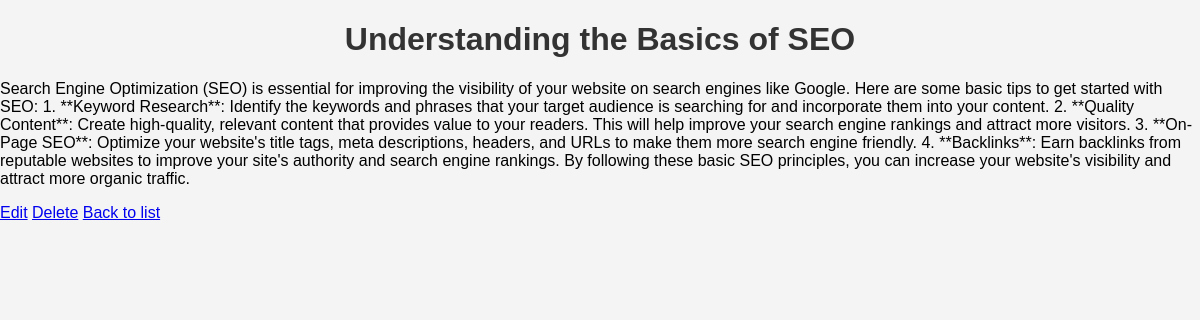
Page /post/6/ on the committed database.
### blog/models.py (models this page shows, shortened)
class Post(models.Model):
    title= models.CharField( max_length=100)
    content = models.TextField()

### blog/views.py (the view)
# urls.py: path('post/<int:pk>/', views.post_detail, name='post_detail'),
def post_detail(request, pk):
    post = get_object_or_404(Post, pk=pk)
    return render(request, './blog/post_detail.html', {'post': post})

### blog/templates/blog/post_detail.html (shortened to what this page needs)
<!DOCTYPE html>
<html>
<head>
    {% load static %}
    <link rel="stylesheet" type="text/css" href="{%static 'blog/styles.css'%}"/>
</head>
<body>
    <h1>{{ post.title }}</h1>
    <p>{{ post.content }}</p>
    <a href="{% url 'post_edit' post.pk %}">Edit</a>
    <a href="{% url 'post_delete' post.pk%}">Delete</a>
    <a href="{% url 'post_list' %}">Back to list</a>
</body>
</html>

### blog/static/blog/styles.css (style rules this page uses)
body { font-family: Arial, sans-serif; background-color: #f4f4f4; margin: 0; padding: 0; }
h1 { text-align: center; color: #333; }

### rows in the picture
Post: title "Understanding the Basics of SEO", content "Search Engine Optimization (SEO) is essential for improving the visibility of your website on search engines like Google. Here are some basic tips to get started with SEO: 1. **Keyword Research**: Identify the keywords and phrases that your target audience is searching for and incorporate them into your content. 2. **Quality Content**: Create high-quality, relevant content that provides value to your readers. This will help improve your search engine rankings and attract more visitors. 3. **On-Page SEO**: Optimize your website's title tags, meta descriptions, headers, and URLs to make them more search engine friendly. 4. **Backlinks**: Earn backlinks from reputable websites to improve your…"
